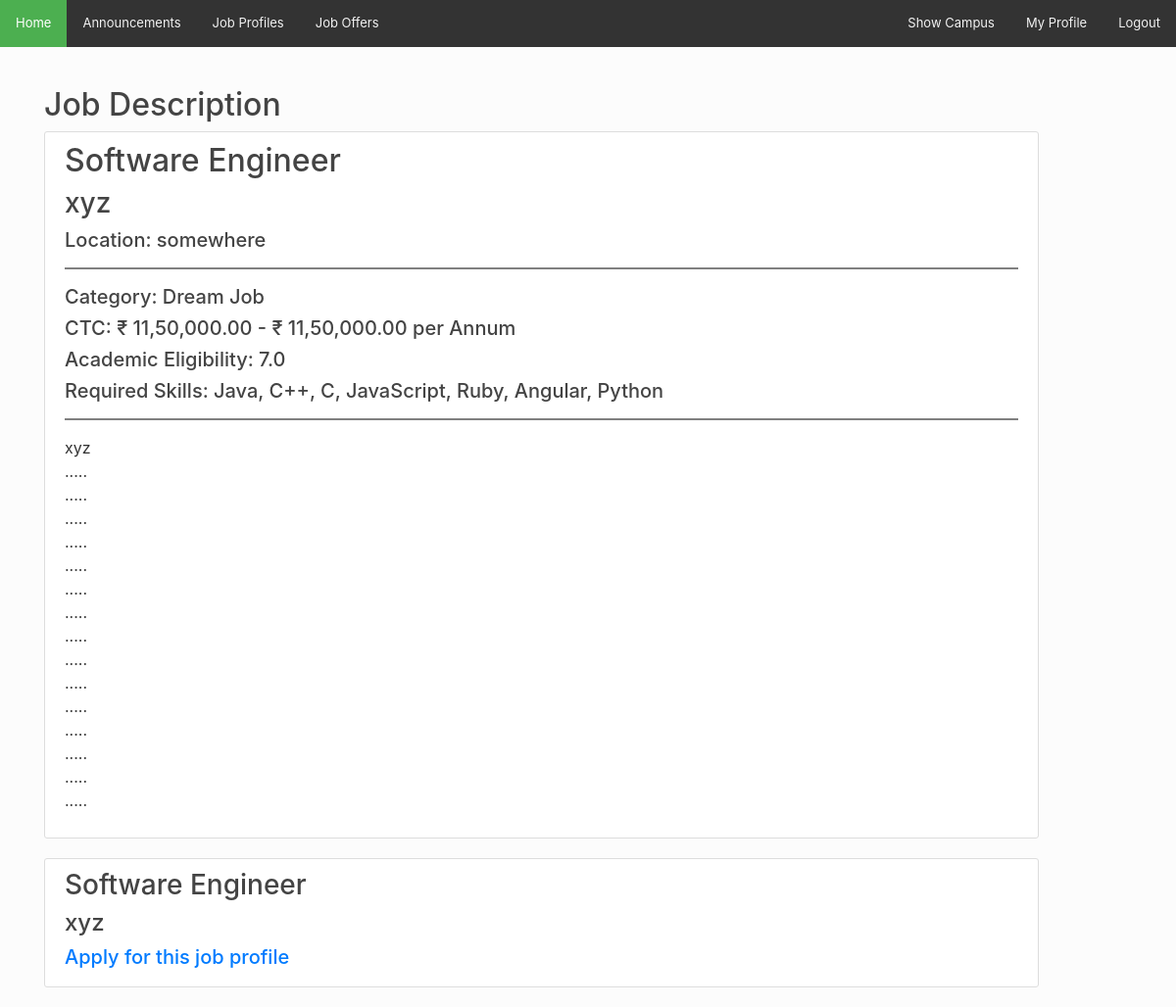
Page /show_description/1 (signed in) on the committed database.
### placement/models.py (models this page shows, shortened)
class company(models.Model):
    company_name = models.CharField(max_length=100)
    company_location = models.CharField(max_length=100)
    company_ctc = models.CharField(max_length=100)
    company_category = models.CharField(max_length=100)
    job_profile = models.CharField(max_length=100)
    job_eligibility = models.CharField(max_length=100)
    job_skills = models.CharField(max_length=100)
    job_details = models.TextField()

### placement/views.py (the view)
# urls.py: path('show_description/<int:company_id>',views.show_description,name='show_description'),
@login_required
def show_description(request, company_id):
    all_companies = company.objects.get(pk=company_id)
    return render(request, "placement/show_description.html", {'companies': all_companies})

### placement/templates/placement/show_description.html (shortened to what this page needs)
{% extends "placement/header.html" %}
{% block content %}
<p>&nbsp;</p>
<h2>Job Description</h2>
    <article class="media content-section">
          <div class="media-body">
            <h2>{{ companies.job_profile }}</h2>
              <h3>{{ companies.company_name }}</h3>
              <h5>Location: {{ companies.company_location }}</h5>
              <hr style="border: 1px solid grey;" />
              <h5>Category: {{ companies.company_category }}</h5>
              <h5>CTC: {{ companies.company_ctc }}</h5>
              <h5>Academic Eligibility: {{ companies.job_eligibility }}</h5>
              <h5>Required Skills: {{ companies.job_skills }}</h5>
              <hr style="border: 1px solid grey;" />
            <p class="article-content">{{ companies.job_details }}</p>
          </div>
    </article>
    <article class="media content-section">
          <div class="media-body">
              <h3>{{ companies.job_profile }}</h3>
              <h4>{{ companies.company_name }}</h4>
              <h5 style="color:blue;"><a href="{% url 'apply_job' companies.id %}">Apply for this job profile</a></h5>
          </div>
    </article>
{% endblock %}

### placement/static/placement/main.css (style rules this page uses)
body { background: #fafafa; color: #333333; margin-top: 5rem; }
h1, h2, h3, h4, h5, h6 { color: #444444; }
.content-section { background: #ffffff; padding: 10px 20px; border: 1px solid #dddddd; border-radius: 3px; margin-bottom: 20px; }
.article-content { white-space: pre-line; }

### placement/templates/placement/header.html (style rules this page uses)
body { background-color: rgb(252,252,252); margin: 0;  font-family: Arial, Helvetica, sans-serif; }
* { margin: 0; padding: 0; }

### rows in the picture
company: job_profile "Software Engineer", company_name "xyz", company_location "somewhere", company_category "Dream Job", company_ctc "₹ 11,50,000.00 - ₹ 11,50,000.00 per Annum", job_eligibility "7.0", job_skills "Java, C++, C, JavaScript, Ruby, Angular, Python", job_details "xyz ..... ..... ..... ..... ..... ..... ..... ..... ..... ..... ..... ..... ..... ..... ....."
